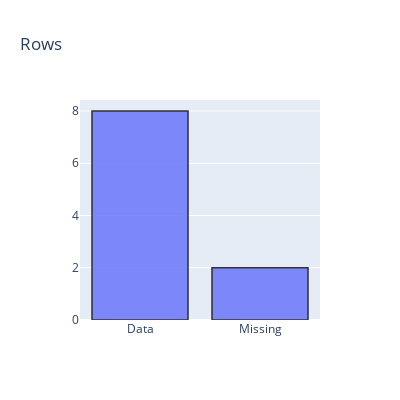

Notebook code for this chart:
### Code cell
import plotly.graph_objects as go

fig = go.Figure(data=[go.Bar(
    x=['Data', 'Missing'],
    y=[book1.shape[0],missing_data.shape[0]],
    width=[0.8, 0.8],
)])
fig.update_traces(marker_line_color='black',
                  marker_line_width=1.5, opacity=0.8,)


fig.update_layout(title_text='Rows', height=400, width = 400)
fig.show()

### Figure 1 — Plotly figure (JSON) as saved in the notebook; plotly's stock layout.template omitted (floating-point values rounded to 4 significant figures)
{"data": [{"marker": {"line": {"color": "black", "width": 1.5}}, "opacity": 0.8, "type": "bar", "width": [0.8, 0.8], "x": ["Data", "Missing"], "y": [8, 2]}], "layout": {"height": 400, "title": {"text": "Rows"}, "width": 400}}
